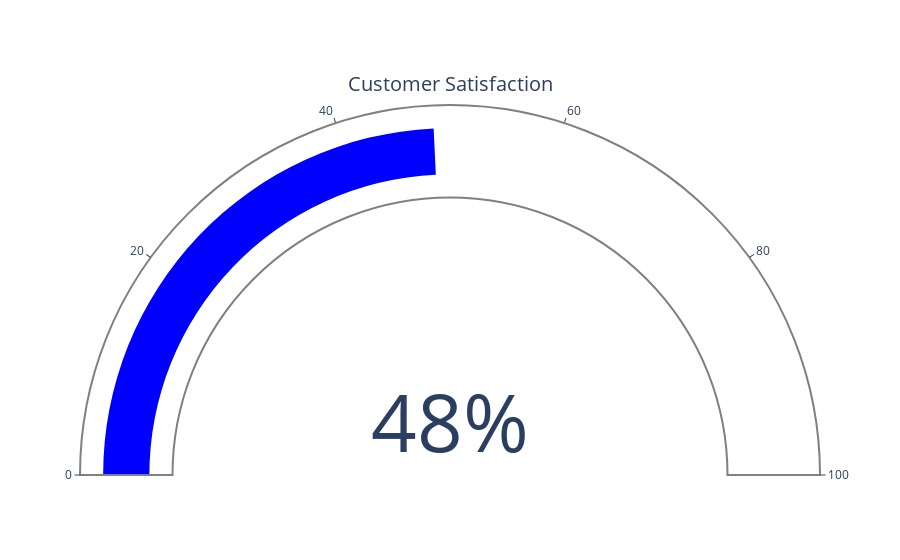

The code cell stored with this chart in its notebook:
### Markdown cell above
Concluding our analysis, a gauge chart to visually illustrate customer satisfaction.

### Code cell
import plotly.graph_objects as go

# Calculate the counts of positive and negative sentiments
positive_count = df[df['sentiment_label'] == 'Positive'].shape[0]
negative_count = df[df['sentiment_label'] == 'Negative'].shape[0]
total = positive_count + negative_count


# Calculate the percentage of positive and negative sentiments
positive_percentage = (positive_count / total) * 100
negative_percentage = (negative_count / total) * 100

fig = go.Figure(go.Indicator(
    mode="gauge+number",
    value=positive_percentage,  # Set the positive sentiment percentage here
    domain={'x': [0, 1], 'y': [0, 1]},
    title={'text': "Customer Satisfaction"},
    gauge={'axis': {'range': [0, 100]},  # Set the axis range to 0-100 for percentage
           'bar': {'color': "blue"},
           'bgcolor': "white",
           'borderwidth': 2,
           'bordercolor': "gray"},
           number={'suffix': "%", 'valueformat': '.0f'}))

# # Add an annotation to label the "Positive" end of the gauge
# fig.add_annotation(text="Positive", x=0.695, y=0.03,
#                    xanchor="left", yanchor="middle",
#                    showarrow=False, font=dict(size=25))

fig.show()

### Figure 1 — Plotly figure (JSON) as saved in the notebook; plotly's stock layout.template omitted (floating-point values rounded to 4 significant figures)
{"data": [{"domain": {"x": [0, 1], "y": [0, 1]}, "gauge": {"axis": {"range": [0, 100]}, "bar": {"color": "blue"}, "bgcolor": "white", "bordercolor": "gray", "borderwidth": 2}, "mode": "gauge+number", "number": {"suffix": "%", "valueformat": ".0f"}, "title": {"text": "Customer Satisfaction"}, "type": "indicator", "value": 48.5}], "layout": {}}
